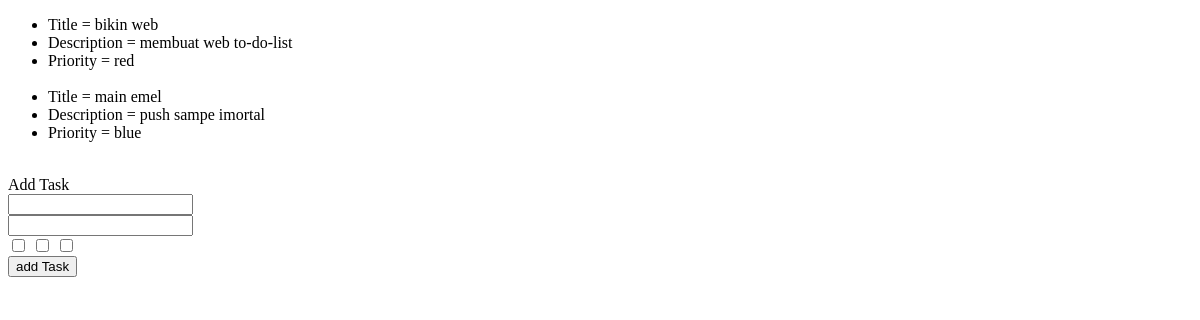
Before: / with the older database file.
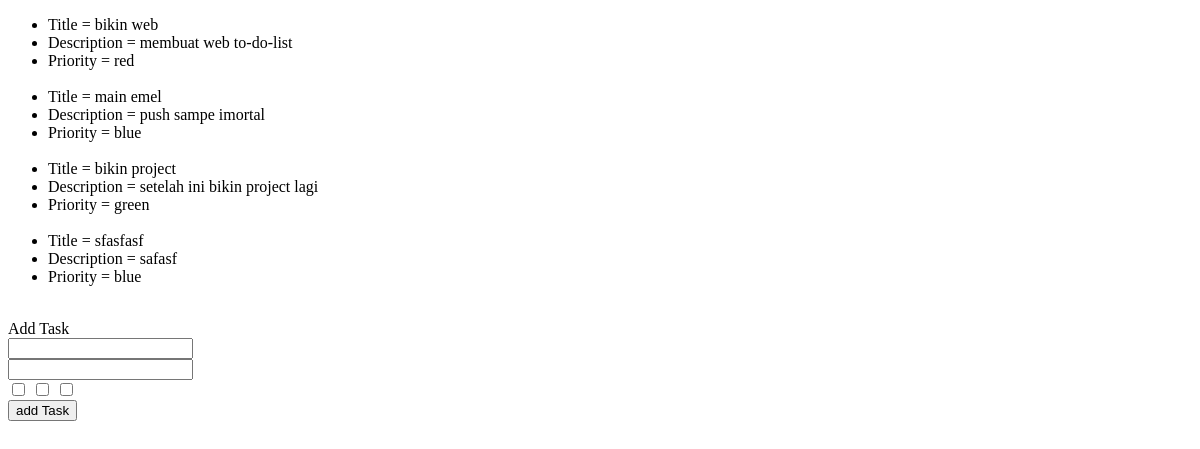
After: the same page with the newer database file.
### tables this page shows
CREATE TABLE `tasks` (
  `id` int(11) NOT NULL,
  `title` varchar(255) NOT NULL,
  `description` varchar(255) NOT NULL,
  `priority` text NOT NULL,
  `status` enum('Pending','Completed') DEFAULT 'Pending',
  `created` timestamp NOT NULL DEFAULT current_timestamp()
);

### app/core/Controller.php (called while the page is built, shortened)
<?php
class Controller{
    public function view($view, $data = []) {
        require_once '../app/views/' . $view . '.php';
    }
    public function model($model) {
        return new $model;
    }
}

### app/controllers/Home.php (called while the page is built, shortened)
<?php
class Home extends Controller {
    public function index(){
        $data['judul'] = 'Home';
        $data['task'] = $this->model('Task_model')->getAllTask();
        $this->view('templates/header', $data);
        $this->view('home/index', $data);
        $this->view('templates/footer');
    }
}

### app/core/App.php (called while the page is built, shortened)
<?php
class App{
    protected $method = 'index';
    protected $params = [];
    public function __construct(){
        $this->controller = new $this->controller;
        call_user_func_array([$this->controller, $this-> method], $this->params);
    }
}

### public/index.php (called while the page is built, shortened)
<?php
require_once '../app/core/App.php';
require_once '../app/core/Controller.php';
require_once '../app/core/Database.php';
$app = new App();

### app/core/Database.php (called while the page is built, shortened)
<?php
class Database {
    private $host = DB_HOST;
    private $user = DB_USER;
    private $pass = DB_PASS;
    private $db_name = DB_NAME;
    private $dbh;
    private $stmt;
    public function __construct() {
        $dsn ='mysql:host=' . $this->host . ';dbname=' . $this->db_name;
        $option = [
            PDO::ATTR_PERSISTENT => true,
            PDO::ATTR_ERRMODE => PDO::ERRMODE_EXCEPTION
        ];
        try {
            $this->dbh = new PDO($dsn, $this->user, $this->pass, $option);
        } catch (PDOException $e) {
            die($e->getMessage());
        }
    }
    public function query ($query) {
        $this->stmt = $this->dbh->prepare($query);
    }
    public function execute() {
        $this->stmt->execute();
    }
    public function resultSet() {
        $this->execute();
        return $this->stmt->fetchAll(PDO::FETCH_ASSOC);
    }
}

### app/models/Task_model.php (called while the page is built, shortened)
<?php
class Task_model {
    private $table = 'tasks';
    private $db;
    public function __construct() {
        $this->db = new Database;
    }
    public function getAllTask(){
        $this->db->query('SELECT * FROM ' . $this->table);
        return $this->db->resultSet();
    }
}

### app/views/home/index.php (the view)
<ul class="list-group">
    <?php foreach( $data['task'] as $task ) :  ?>
        <li class="list-group-item">
            Title = <?= $task['title']; ?>
        </li>
        <li class="list-group-item">
             Description = <?= $task['description']; ?>
        </li>
        <li class="list-group-item">
            Priority = <?= $task['priority']; ?>
        </li>
        <br>
    <?php endforeach; ?>
</ul>
<form action="<?=BASEURL;?>home/tambah" method="post">
    Add Task
    <br>
    <input type="text" name="title" id="title">
    <br>
    <input type="text" name="description" id="description">
    <br>
    <input type="checkbox" name="priority" id="priority" value="red">
    <input type="checkbox" name="priority" id="priority" value="green">
    <input type="checkbox" name="priority" id="priority" value="blue">
    <br>
    <button type="submit">add Task</button>
</form>

### app/views/templates/header.php (shortened to what this page needs)
<!DOCTYPE html>
<html lang="en">
<head>
    <link rel="stylesheet" href="<?=BASEURL;?>css/style.css">
</head>
<body>

### app/views/templates/footer.php (shortened to what this page needs)
</body>
</html>

Changed rows visible on the page:
added tasks: title "bikin project", description "setelah ini bikin project lagi", priority "green"
added tasks: title "sfasfasf", description "safasf", priority "blue"
